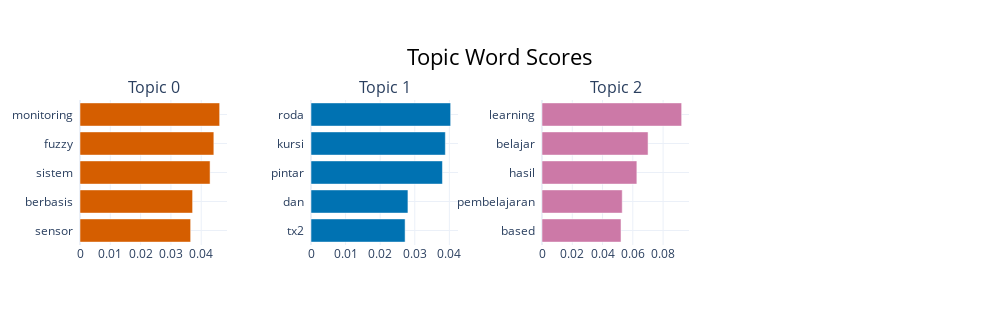
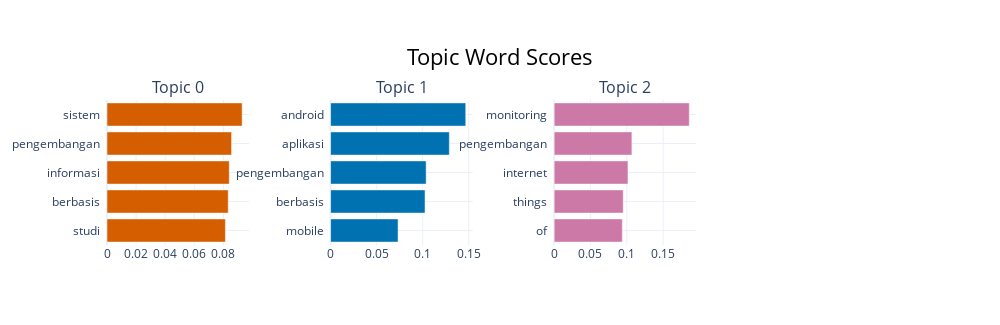
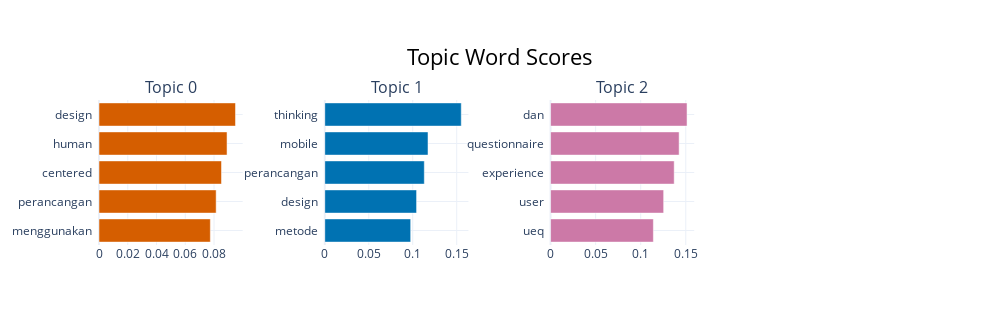

Notebook cell for these charts, in order:
### Code cell
for cluster in range(n_clusters):
    topic_model = topic_models[cluster]
    fig = topic_model.visualize_barchart(top_n_topics=3)
    
    print(f"Menampilkan Cluster {cluster}")
    fig.show()
    
    time.sleep(2)

### Figure 1 — Plotly figure (JSON) as saved in the notebook; plotly's stock layout.template omitted (floating-point values rounded to 4 significant figures)
{"data": [{"marker": {"color": "#D55E00"}, "orientation": "h", "type": "bar", "x": [0.03651, 0.03715, 0.04292, 0.04416, 0.04608], "xaxis": "x", "y": ["sensor  ", "berbasis  ", "sistem  ", "fuzzy  ", "monitoring  "], "yaxis": "y"}, {"marker": {"color": "#0072B2"}, "orientation": "h", "type": "bar", "x": [0.0272, 0.02802, 0.038, 0.03884, 0.04037], "xaxis": "x2", "y": ["tx2  ", "dan  ", "pintar  ", "kursi  ", "roda  "], "yaxis": "y2"}, {"marker": {"color": "#CC79A7"}, "orientation": "h", "type": "bar", "x": [0.0522, 0.05301, 0.06267, 0.07007, 0.09226], "xaxis": "x3", "y": ["based  ", "pembelajaran  ", "hasil  ", "belajar  ", "learning  "], "yaxis": "y3"}], "layout": {"annotations": [{"font": {"size": 16}, "showarrow": false, "text": "Topic 0", "x": 0.0875, "xanchor": "center", "xref": "paper", "y": 1, "yanchor": "bottom", "yref": "paper"}, {"font": {"size": 16}, "showarrow": false, "text": "Topic 1", "x": 0.3625, "xanchor": "center", "xref": "paper", "y": 1, "yanchor": "bottom", "yref": "paper"}, {"font": {"size": 16}, "showarrow": false, "text": "Topic 2", "x": 0.6375, "xanchor": "center", "xref": "paper", "y": 1, "yanchor": "bottom", "yref": "paper"}], "height": 325, "hoverlabel": {"bgcolor": "white", "font": {"family": "Rockwell", "size": 16}}, "showlegend": false, "title": {"font": {"color": "Black", "size": 22}, "text": "Topic Word Scores", "x": 0.5, "xanchor": "center", "yanchor": "top"}, "width": 1000, "xaxis": {"anchor": "y", "domain": [0, 0.175], "showgrid": true}, "xaxis2": {"anchor": "y2", "domain": [0.275, 0.45], "showgrid": true}, "xaxis3": {"anchor": "y3", "domain": [0.55, 0.725], "showgrid": true}, "xaxis4": {"anchor": "y4", "domain": [0.825, 1], "showgrid": true}, "yaxis": {"anchor": "x", "domain": [0, 1], "showgrid": true}, "yaxis2": {"anchor": "x2", "domain": [0, 1], "showgrid": true}, "yaxis3": {"anchor": "x3", "domain": [0, 1], "showgrid": true}, "yaxis4": {"anchor": "x4", "domain": [0, 1], "showgrid": true}}}

### Figure 2 — Plotly figure (JSON) as saved in the notebook; plotly's stock layout.template omitted (floating-point values rounded to 4 significant figures)
{"data": [{"marker": {"color": "#D55E00"}, "orientation": "h", "type": "bar", "x": [0.08136, 0.08331, 0.08403, 0.08561, 0.09288], "xaxis": "x", "y": ["studi  ", "berbasis  ", "informasi  ", "pengembangan  ", "sistem  "], "yaxis": "y"}, {"marker": {"color": "#0072B2"}, "orientation": "h", "type": "bar", "x": [0.07329, 0.1026, 0.1038, 0.129, 0.1468], "xaxis": "x2", "y": ["mobile  ", "berbasis  ", "pengembangan  ", "aplikasi  ", "android  "], "yaxis": "y2"}, {"marker": {"color": "#CC79A7"}, "orientation": "h", "type": "bar", "x": [0.09383, 0.09506, 0.1016, 0.107, 0.186], "xaxis": "x3", "y": ["of  ", "things  ", "internet  ", "pengembangan  ", "monitoring  "], "yaxis": "y3"}], "layout": {"annotations": [{"font": {"size": 16}, "showarrow": false, "text": "Topic 0", "x": 0.0875, "xanchor": "center", "xref": "paper", "y": 1, "yanchor": "bottom", "yref": "paper"}, {"font": {"size": 16}, "showarrow": false, "text": "Topic 1", "x": 0.3625, "xanchor": "center", "xref": "paper", "y": 1, "yanchor": "bottom", "yref": "paper"}, {"font": {"size": 16}, "showarrow": false, "text": "Topic 2", "x": 0.6375, "xanchor": "center", "xref": "paper", "y": 1, "yanchor": "bottom", "yref": "paper"}], "height": 325, "hoverlabel": {"bgcolor": "white", "font": {"family": "Rockwell", "size": 16}}, "showlegend": false, "title": {"font": {"color": "Black", "size": 22}, "text": "Topic Word Scores", "x": 0.5, "xanchor": "center", "yanchor": "top"}, "width": 1000, "xaxis": {"anchor": "y", "domain": [0, 0.175], "showgrid": true}, "xaxis2": {"anchor": "y2", "domain": [0.275, 0.45], "showgrid": true}, "xaxis3": {"anchor": "y3", "domain": [0.55, 0.725], "showgrid": true}, "xaxis4": {"anchor": "y4", "domain": [0.825, 1], "showgrid": true}, "yaxis": {"anchor": "x", "domain": [0, 1], "showgrid": true}, "yaxis2": {"anchor": "x2", "domain": [0, 1], "showgrid": true}, "yaxis3": {"anchor": "x3", "domain": [0, 1], "showgrid": true}, "yaxis4": {"anchor": "x4", "domain": [0, 1], "showgrid": true}}}

### Figure 3 — Plotly figure (JSON) as saved in the notebook; plotly's stock layout.template omitted (floating-point values rounded to 4 significant figures)
{"data": [{"marker": {"color": "#D55E00"}, "orientation": "h", "type": "bar", "x": [0.07745, 0.08149, 0.08521, 0.08906, 0.09494], "xaxis": "x", "y": ["menggunakan  ", "perancangan  ", "centered  ", "human  ", "design  "], "yaxis": "y"}, {"marker": {"color": "#0072B2"}, "orientation": "h", "type": "bar", "x": [0.09765, 0.1044, 0.1132, 0.1174, 0.1552], "xaxis": "x2", "y": ["metode  ", "design  ", "perancangan  ", "mobile  ", "thinking  "], "yaxis": "y2"}, {"marker": {"color": "#CC79A7"}, "orientation": "h", "type": "bar", "x": [0.114, 0.1255, 0.1371, 0.1426, 0.1514], "xaxis": "x3", "y": ["ueq  ", "user  ", "experience  ", "questionnaire  ", "dan  "], "yaxis": "y3"}], "layout": {"annotations": [{"font": {"size": 16}, "showarrow": false, "text": "Topic 0", "x": 0.0875, "xanchor": "center", "xref": "paper", "y": 1, "yanchor": "bottom", "yref": "paper"}, {"font": {"size": 16}, "showarrow": false, "text": "Topic 1", "x": 0.3625, "xanchor": "center", "xref": "paper", "y": 1, "yanchor": "bottom", "yref": "paper"}, {"font": {"size": 16}, "showarrow": false, "text": "Topic 2", "x": 0.6375, "xanchor": "center", "xref": "paper", "y": 1, "yanchor": "bottom", "yref": "paper"}], "height": 325, "hoverlabel": {"bgcolor": "white", "font": {"family": "Rockwell", "size": 16}}, "showlegend": false, "title": {"font": {"color": "Black", "size": 22}, "text": "Topic Word Scores", "x": 0.5, "xanchor": "center", "yanchor": "top"}, "width": 1000, "xaxis": {"anchor": "y", "domain": [0, 0.175], "showgrid": true}, "xaxis2": {"anchor": "y2", "domain": [0.275, 0.45], "showgrid": true}, "xaxis3": {"anchor": "y3", "domain": [0.55, 0.725], "showgrid": true}, "xaxis4": {"anchor": "y4", "domain": [0.825, 1], "showgrid": true}, "yaxis": {"anchor": "x", "domain": [0, 1], "showgrid": true}, "yaxis2": {"anchor": "x2", "domain": [0, 1], "showgrid": true}, "yaxis3": {"anchor": "x3", "domain": [0, 1], "showgrid": true}, "yaxis4": {"anchor": "x4", "domain": [0, 1], "showgrid": true}}}
